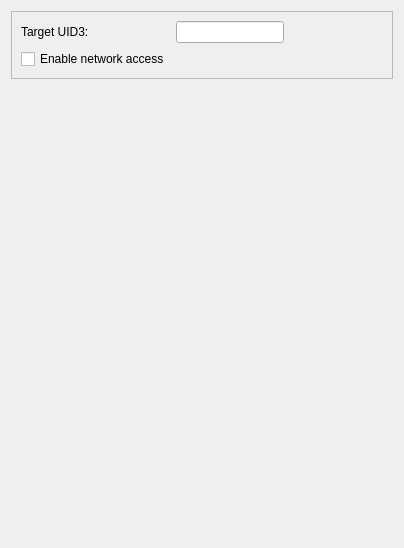
<?xml version="1.0" encoding="UTF-8"?>
<ui version="4.0">
 <class>MobileLibraryWizardOptionPage</class>
 <widget class="QWizardPage" name="MobileLibraryWizardOptionPage">
  <property name="geometry">
   <rect>
    <x>0</x>
    <y>0</y>
    <width>404</width>
    <height>548</height>
   </rect>
  </property>
  <property name="windowTitle">
   <string>WizardPage</string>
  </property>
  <layout class="QVBoxLayout" name="verticalLayout">
   <item>
    <widget class="QFrame" name="frame">
     <property name="frameShape">
      <enum>QFrame::StyledPanel</enum>
     </property>
     <property name="frameShadow">
      <enum>QFrame::Raised</enum>
     </property>
     <layout class="QHBoxLayout" name="horizontalLayout">
      <item>
       <layout class="QFormLayout" name="formLayout">
        <item row="1" column="0">
         <widget class="QCheckBox" name="symbianEnableNetworkChackBox">
          <property name="text">
           <string>Enable network access</string>
          </property>
         </widget>
        </item>
        <item row="0" column="0">
         <widget class="QLabel" name="symbianTargetUid3Label">
          <property name="sizePolicy">
           <sizepolicy hsizetype="Maximum" vsizetype="Preferred">
            <horstretch>0</horstretch>
            <verstretch>0</verstretch>
           </sizepolicy>
          </property>
          <property name="text">
           <string>Target UID3:</string>
          </property>
          <property name="buddy">
           <cstring>symbianTargetUid3LineEdit</cstring>
          </property>
         </widget>
        </item>
        <item row="0" column="1">
         <layout class="QHBoxLayout" name="horizontalLayout_3">
          <item>
           <widget class="QLineEdit" name="symbianTargetUid3LineEdit"/>
          </item>
          <item>
           <spacer name="horizontalSpacer_2">
            <property name="orientation">
             <enum>Qt::Horizontal</enum>
            </property>
            <property name="sizeHint" stdset="0">
             <size>
              <width>40</width>
              <height>20</height>
             </size>
            </property>
           </spacer>
          </item>
         </layout>
        </item>
       </layout>
      </item>
     </layout>
    </widget>
   </item>
   <item>
    <spacer name="verticalSpacer">
     <property name="orientation">
      <enum>Qt::Vertical</enum>
     </property>
     <property name="sizeHint" stdset="0">
      <size>
       <width>20</width>
       <height>40</height>
      </size>
     </property>
    </spacer>
   </item>
  </layout>
 </widget>
 <resources/>
 <connections/>
</ui>
